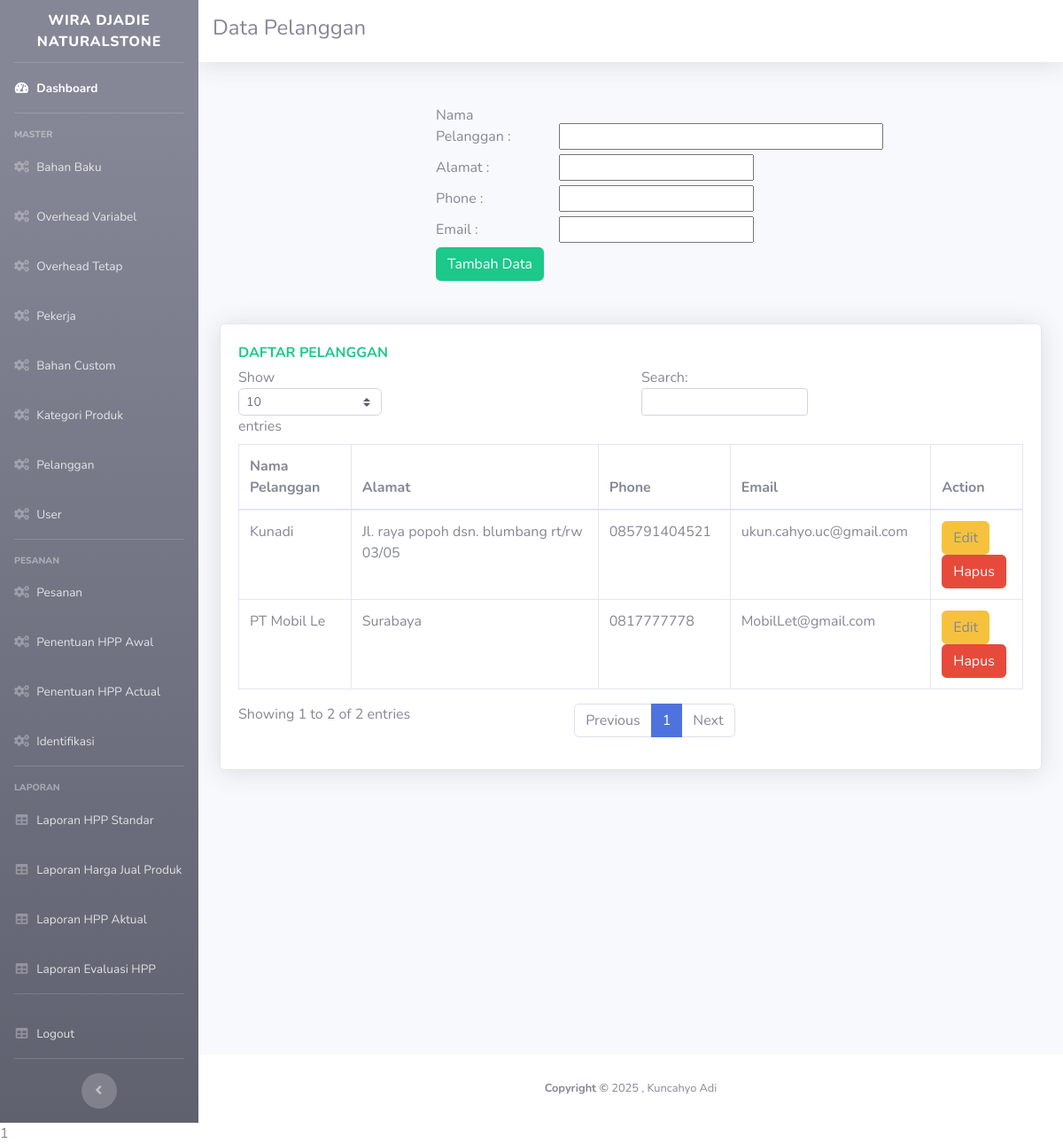
The app's page /pelanggan.php with its own data.
### tables this page shows
CREATE TABLE `pelanggan` (
  `id_pelanggan` int(11) NOT NULL,
  `nama_pelanggan` varchar(250) NOT NULL,
  `alamat_pelanggan` text NOT NULL,
  `phone_pelanggan` varchar(20) NOT NULL,
  `email_pelanggan` text NOT NULL
);

### pelanggan.php (the view, shortened to what this page needs)
    <?php
        include '_partial/head.php';
        include '_partial/sidebar.php';
        include 'koneksi1.php';
    ?>
      <div id="content">
        <nav class="navbar navbar-expand navbar-light bg-white topbar mb-4 static-top shadow">
<h4> Data Pelanggan</h4>
        </nav>
        <div class="container-fluid">
          <br>
           <div class="row col-12">
              <form class="col-12" role="form" action="insertpelanggan.php" method="post" enctype="multipart/form-data">
                    <label class="form-label col-2 offset-3">Nama Pelanggan :</label>
                    <input type="text" id="nama" name="nama" class="form-select col-5">
                    <br>
                    <label class="form-label col-2 offset-3">Alamat :</label>
                    <input type="tex" id="alamat" name="alamat" class="form-select col-3">
                    <br>
                    <label class="form-label col-2 offset-3">Phone :</label>
                    <input type="number" id="phone" name="phone" class="form-select col-3">
                    <br>
                    <label class="form-label col-2 offset-3">Email :</label>
                    <input type="email" id="email" name="email" class="form-select col-3">
                    <br>
                  <div class="button col-5 offset-3">
                    <button class="btn btn-success" type="submit">Tambah Data</button>
                    <br>
                  </div>
              </form>
          </div>
          <br><br>
            <div class="row">
            <div class="col-xl-12">
                <div class="card shadow mb-4">
                <div class="card-body tab-content" id="myTabContent">
                <div class="text-x font-weight-bold text-success text-uppercase mb-1">Daftar Pelanggan</div>
                <div class="table-responsive tab-pane fade show active" id="bb">
                <table class="table table-bordered" id="dataTable" width="100%" cellspacing="0">
                    <thead>
                        <tr>
                            <th>Nama Pelanggan</th>
                            <th>Alamat</th>
                            <th>Phone</th>
                            <th>Email</th>
                            <th>Action</th>
                    </thead>
                    <tbody>
                       <?php
                          $sql = 'SELECT * FROM pelanggan';
                          $query = mysqli_query($koneksi, $sql);
                             while ($row = mysqli_fetch_array($query))
                                {
                                 ?>
                                  <tr>
                                      <td><?php echo $row['nama_pelanggan'];?></td>
                                      <td><?php echo $row['alamat_pelanggan'];?></td>
                                      <td><?php echo $row['phone_pelanggan'];?></td>
                                      <td><?php echo $row['email_pelanggan'];?></td>
                                      <td>
                                      <a class="btn btn-warning" data-toggle="modal" data-target="#exampleModal<?php echo $row['id_pelanggan'];?>">Edit</a>
                                          <br>
                                          <a class="btn btn-danger" href="deletepelanggan.php?id=<?php echo $row['id_pelanggan'];?>">Hapus
                                      </td>
                                  </tr>
                          <?php } ?>
                    </tbody>
                </table>
              </div>
            </div>
            </div>
            </div>
            </div>
        </div>
      </div>
<?php include '_partial/footer.php'?>

### records on screen
pelanggan: nama_pelanggan "PT Mobil Le", alamat_pelanggan "Surabaya", phone_pelanggan "0817777778", email_pelanggan "MobilLet@gmail.com"
pelanggan: nama_pelanggan "Kunadi", alamat_pelanggan "Jl. raya popoh dsn. blumbang rt/rw 03/05", phone_pelanggan "085791404521", email_pelanggan "ukun.cahyo.uc@gmail.com"
